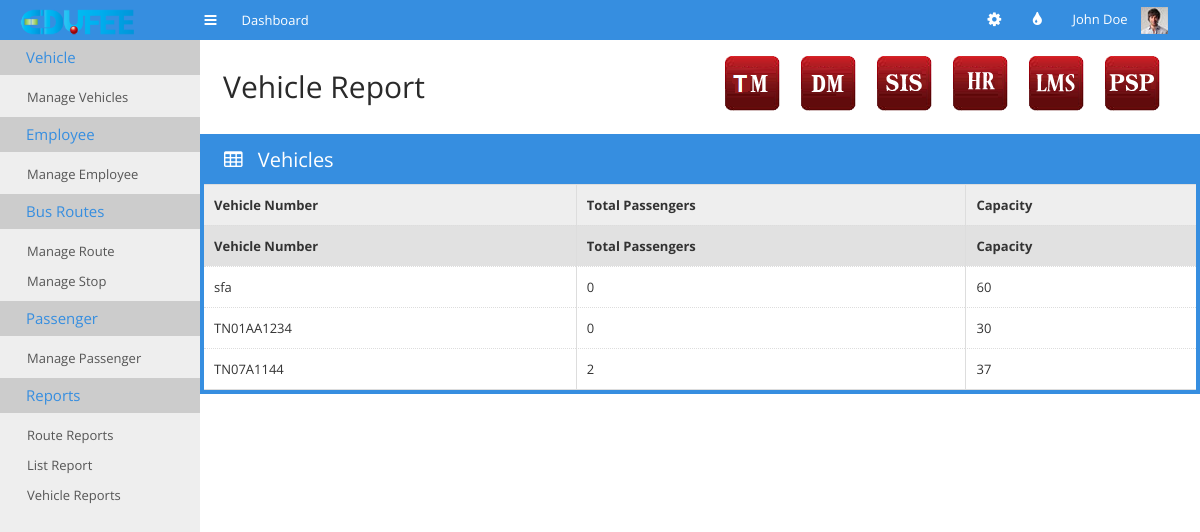
Before: /vehiclereport.php with the older database file.
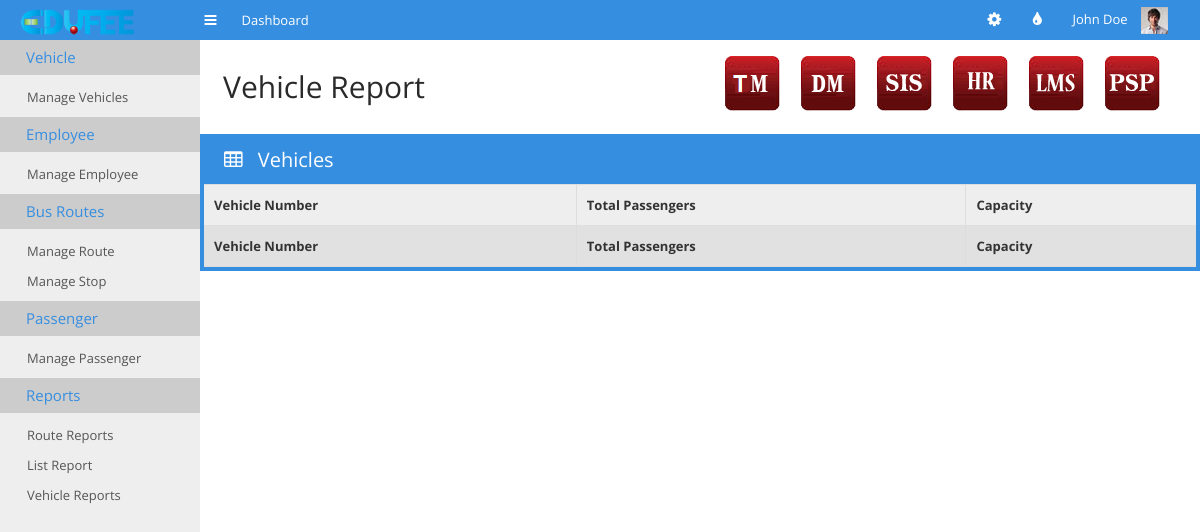
After: the same page with the newer database file.
### tables this page shows
CREATE TABLE IF NOT EXISTS `tm_vehicle_details` (
  `number` varchar(20) DEFAULT NULL,
  `type` text,
  `capacity` int(11) DEFAULT NULL,
  `vehicle_condition` text,
  `vehicle_status` text,
  `route` int(11) DEFAULT NULL,
  `driver` int(11) DEFAULT NULL,
  `conductor` int(11) DEFAULT NULL
);

### vehiclereport.php (the view, shortened to what the changed rows need)
<!doctype html>
<html>
<head>
    <link rel="stylesheet" href="css/bootstrap.min.css">
    <link rel="stylesheet" href="css/bootstrap-responsive.min.css">
    <link rel="stylesheet" href="css/plugins/jquery-ui/smoothness/jquery-ui.css">
    <link rel="stylesheet" href="css/plugins/jquery-ui/smoothness/jquery.ui.theme.css">
    <link rel="stylesheet" href="css/plugins/datatable/TableTools.css">
    <link rel="stylesheet" href="css/plugins/chosen/chosen.css">
    <link rel="stylesheet" href="css/style.css">
    <link rel="stylesheet" href="css/themes.css">
</head>
<body>
<div class="container-fluid" id="content">
    <div id="main">
        <div class="container-fluid">
            <div class="page-header">
                <div class="pull-left">
                    <h1>Vehicle Report</h1>
                </div>
            </div>
        </div>
        <div class="row-fluid">
            <div class="span12">
                <div class="box box-bordered box-color">
                    <div class="box-content nopadding">
                        <table class="table table-hover table-nomargin table-bordered dataTable-columnfilter dataTable">
                            <thead>
                            <tr>
                                <th>Vehicle Number</th>
                                <th>Total Passengers</th>
                                <th class='hidden-350'>Capacity</th>
                            </tr>
                            <tr class='thefilter'>
                                <th>Vehicle Number</th>
                                <th>Total Passengers</th>
                                <th class='hidden-350'>Capacity</th>
                            </tr>
                            </thead>
                            <tbody>
                            <?php
                            require_once "datas.php";
                            $dbconnection = connectSQL($dbdetails);
                            if(mysqli_connect_errno())
                            {
                                echo "db_connection_fail";
                            }
                            else
                            {
                                $sql="select * from tm_vehicle_details";
                                $result=mysqli_query($dbconnection,$sql);
                                while($row=mysqli_fetch_array($result))
                                {
                                    $sql1="select * from tm_student_details where route=".$row['route']."";
                                    $capa=mysqli_num_rows(mysqli_query($dbconnection,$sql1));
                                    echo '<tr><td>'.$row['number'].'</td><td>'.$capa.'</td><td class="hidden-350">'
                                        .$row['capacity'].'</td></tr>';
                                }
                            }
                            ?>
                            </tbody>
                        </table>
                    </div>
                </div>
            </div>
        </div>
    </div>
</div>
</body>
</html>

Changed rows visible on the page:
removed tm_vehicle_details: number "sfa", capa "0", capacity "60"
removed tm_vehicle_details: number "TN01AA1234", capa "0", capacity "30"
removed tm_vehicle_details: number "TN07A1144", capa "2", capacity "37"
